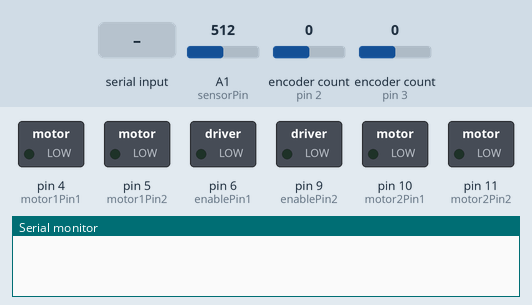
Simulated run of this sketch. Board: Arduino Uno, built with avr-gcc and run on an emulated ATmega328P. Parts: switched loads named in the sketch (green lamp = pin HIGH), the last lines printed to the serial monitor. Inputs (shaded band) come from the test bench; at power-on: A1 (sensorPin) = 512, encoder count (sensors on pin 2, pin 3) 0.

Above: at 1.2 s.
1.3 s: ";" received over Serial
At 1.8 s:
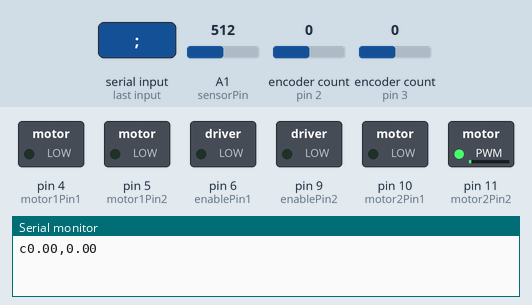
2.8 s: "90;45\n" received over Serial
At 4.0 s:
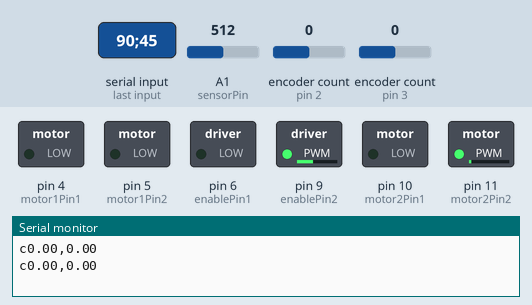
4.3 s: "30;150\n" received over Serial
At 5.3 s:
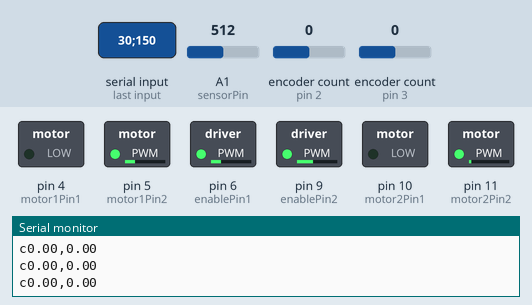
5.8 s: "1;90\n" received over Serial
At 6.4 s:
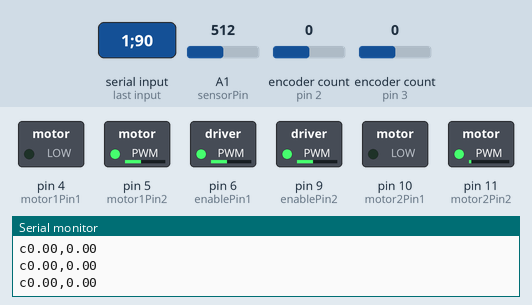
Timing chart, 0 to 8.3 s (numbered marks = the images above; inputs shaded):
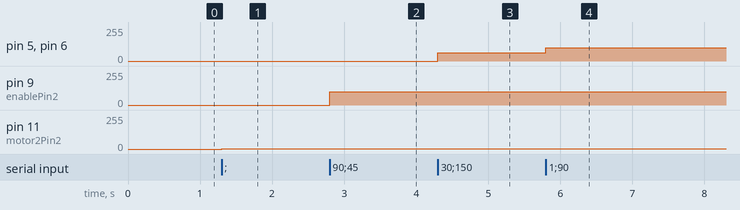

The sketch:

communicate_pid_4.1.ino
```cpp
#include <Encoder.h>
#define PPR 82.77
#define GR 100

// Define pin constants
const int encoder1PinA = 2;
const int encoder1PinB = 12;

const int encoder2PinA = 3;
const int encoder2PinB = 13;

const int motor1Pin1 = 4;
const int motor1Pin2 = 5;
const int enablePin1 = 6;

const int motor2Pin1 = 10;
const int motor2Pin2 = 11;
const int enablePin2 = 9;

const int sensorPin = A1;
const int RS = 10;
const int RL = 10000;

// Encoder objects
Encoder myEncoder1(encoder1PinA, encoder1PinB);
Encoder myEncoder2(encoder2PinA, encoder2PinB);

// Sensor parameters
int sensorValue;
float current, voltage;
float baseCurrent = 0.1;
float thresholdCurrent = 0.0;

// PID parameters
float kp1 = 5.0, ki1 = 0.005, kd1 = 35.0;
float kp2 = 15.0, ki2 = 0.0001, kd2 = 3.0;

// Target angles
float setpoint1 = 0.0;
float setpoint2 = 0.0;

// PID variables for motor 1
double degree1, dTime1, error1, P1, I1, D1;
double prevTime1 = 0;
double prevError1 = 0;
int PWM1;
// PID variables for motor 2
double degree2, dTime2, error2, P2, I2, D2;
double prevTime2 = 0;
double prevError2 = 0;
int PWM2;

int i = 0;                // counter
String matlabStr = " ";    // receives the string from matlab, it is empty at first
bool readyToSend = false; // flag to indicate a command was received and now ready to send back to matlab

char c;                   // characters received from matlab
String val1;         // input1 from matlab
String val2;         // input2 from matlab
const int angleThreshold = 5; // Angle threshold for considering it "close"

// ===========================================================================

void setup() {
  Serial.begin(115200);

  pinMode(encoder1PinA, INPUT);
  pinMode(encoder1PinB, INPUT);
  pinMode(encoder2PinA, INPUT);
  pinMode(encoder2PinB, INPUT);

  pinMode(motor1Pin1, OUTPUT);
  pinMode(motor1Pin2, OUTPUT);
  pinMode(enablePin1, OUTPUT);

  pinMode(motor2Pin1, OUTPUT);
  pinMode(motor2Pin2, OUTPUT);
  pinMode(enablePin2, OUTPUT);

  pinMode(sensorPin, INPUT);
}

// ===========================================================================

void loop() {
  // First wait to receive data from matlab to arduino
    if (readyToSend == false) {
    if (Serial.available()>0)       // is there anything received?
    {
      c = Serial.read();            // read characters
      matlabStr = matlabStr + c;    // append characters to string as these are received

      if (matlabStr.indexOf(";") != -1) // have we received a semi-colon (indicates end of command from matlab)?
      {
        readyToSend = true;         // then set flag to true since we have received the full command

        // parse incomming data, e.g. C40.0,3.5;
        int posComma1 = matlabStr.indexOf(',');                     // position of comma in string
        val1 = matlabStr.substring(2, posComma1);         // float from substring from character 1 to comma position
        int posEnd = matlabStr.indexOf(';');
        setpoint1 = val1.toFloat();                       // position of last character
        val2 = matlabStr.substring(posComma1+1, posEnd);  // float from substring from comma+1 to end-1
        setpoint2 = val2.toFloat();
        matlabStr = " ";
      }
    }
  }
   // Then, start sending data from Ardiono to matlab
  if (readyToSend)  // arduino has received command form matlab and now is ready to send
  {

    // Read angles
    double degree1 = readAngle(myEncoder1);
    double degree2 = readAngle(myEncoder2);

    // PID control for motor 1
    // Calculate time difference
    double currTime1 = millis();
    dTime1 = currTime1 - prevTime1;

    // PID components
    error1 = setpoint1 - degree1;
    P1 = error1;
    I1 += error1;
    D1 = (error1 - prevError1) / dTime1;

    // PID calculation
    PWM1 = (int)(kp1 * P1 + ki1 * I1 * dTime1  + kd1 * D1);

    // Bound PWM value
    PWM1 = constrain(PWM1, -100, 100);
    // Motor control
    if (PWM1 >= 0) {
      analogWrite(enablePin1, PWM1);
      analogWrite(motor1Pin1, 0);
      analogWrite(motor1Pin2, round(PWM1));
    } else {
      analogWrite(enablePin1, -PWM1);
      analogWrite(motor1Pin1, round(-PWM1));
      analogWrite(motor1Pin2, 0);
    }
    prevTime1 = currTime1;
    prevError1 = error1;

    // =========================================================================

    // PID control for motor 2

    double currTime2 = millis();
    dTime2 = currTime2 - prevTime2;

    // PID components
    error2 = setpoint2 - degree2;
    P2 = error2;
    I2 += error2;
    D2 = (error2 - prevError2) / dTime2;

    // PID calculation
    PWM2 = (int)(kp2 * P2 + ki2 * I2 * dTime2  + kd2 * D2);

    // Bound PWM value
   PWM2 = constrain(PWM2, -100, 100);
    // Motor control
    if (PWM2 >= 0) {
      analogWrite(enablePin2, PWM2);
      analogWrite(motor2Pin1, LOW);
      analogWrite(motor2Pin2, HIGH);
    } else {
      analogWrite(enablePin2, -PWM2);
      analogWrite(motor2Pin1, HIGH);
      analogWrite(motor2Pin2, LOW);
    }

    prevTime2 = currTime2;
    prevError2 = error2;
    readyToSend = false;

    sensorValue = analogRead(sensorPin);
    voltage = sensorValue * (5.0 / 1023.0); // Arduino 5V
    // Is = (Vout * 1000) / (RS * RL)
    current = (voltage * 1000) / (RS * RL);
    // =========================================================================
   if (abs(degree1 - setpoint1) < 10 || abs(degree2 - setpoint2) < 10) {
   //send command to Matlab
    Serial.print("c");                    // command
    Serial.print(degree1);                      // series 1
    Serial.print(",");                    // delimiter
    Serial.print(degree2);                  // series 2
    Serial.write(13);                     // carriage return (CR)
    Serial.write(10);                     // new line (NL)
    }
     i += 1;

  }

}
// ===========================================================================

// Function to read encoder position and convert to degrees
double readAngle(Encoder &Encoder) {
  long positions = Encoder.read();
  double degrees = positions * 360.0 / (PPR * GR);
  if (degrees < -360.0){
    positions += ((PPR*GR) * (degrees / 360));
    Encoder.write(positions);
    degrees = ((positions * 360.0) / (PPR * GR));
  } else if (degrees > 360.0){
    positions -= ((PPR*GR) * (degrees / 360));
    Encoder.write(positions);
    degrees = ((positions * 360.0) / (PPR * GR));
  }
  return degrees;
}
```

Measured:
- after the input at 1.3 s, pin 11 (motor2Pin2): 0/255 → 1/255 at once
- after the input at 2.8 s, pin 9 (enablePin2): 0/255 → 100/255 at once
- after the input at 4.3 s, pin 5 (motor1Pin2), pin 6 (enablePin1): 0/255 → 62/255 at once
- after the input at 5.8 s, pin 5 (motor1Pin2), pin 6 (enablePin1): 62/255 → 100/255 at once
